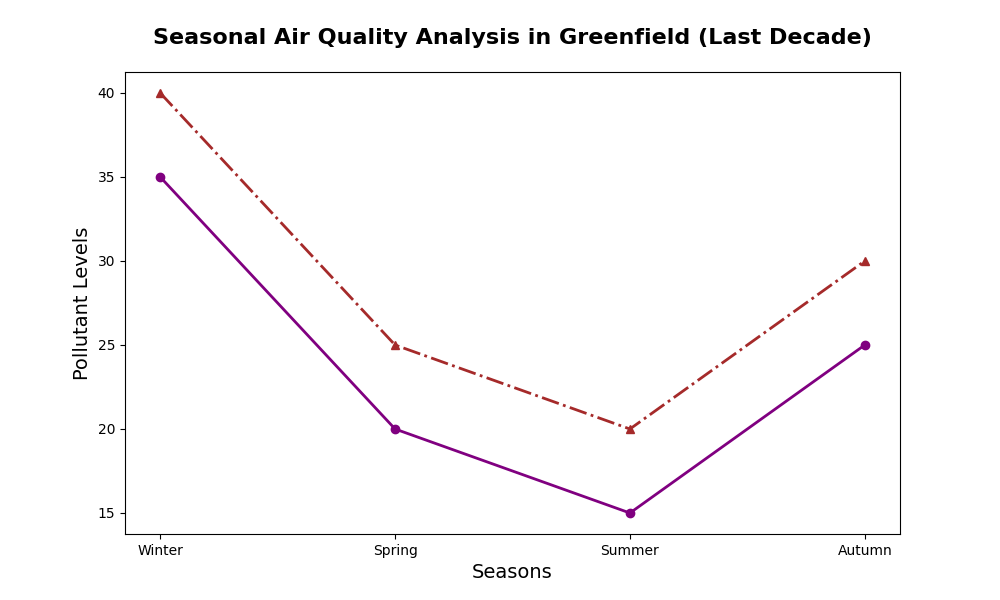

Write Python code to recreate this figure.
import matplotlib.pyplot as plt
import numpy as np

seasons = np.array(['Winter', 'Spring', 'Summer', 'Autumn'])
pm25_levels = np.array([35, 20, 15, 25])
# co_levels = np.array([0.9, 0.6, 0.4, 0.7])
no2_levels = np.array([40, 25, 20, 30])

fig, ax = plt.subplots(figsize=(10, 6))

ax.plot(seasons, pm25_levels, marker='o', linestyle='-', color='purple', linewidth=2)
# ax.plot(seasons, co_levels, marker='s', linestyle='--', color='orange', linewidth=2)
ax.plot(seasons, no2_levels, marker='^', linestyle='-.', color='brown', linewidth=2)

ax.set_title("Seasonal Air Quality Analysis in Greenfield (Last Decade)", fontsize=16, fontweight='bold', pad=20)
ax.set_xlabel("Seasons", fontsize=14)
ax.set_ylabel("Pollutant Levels", fontsize=14)

# Remove the additional y-axis for CO levels
# ax_right = ax.twinx()
# ax_right.set_ylabel("CO Levels (mg/m³)", fontsize=14)
# ax_right.plot(seasons, co_levels, marker='s', linestyle='--', color='orange', linewidth=2)
# ax_right.tick_params(axis='y', labelcolor='orange')

plt.show()
